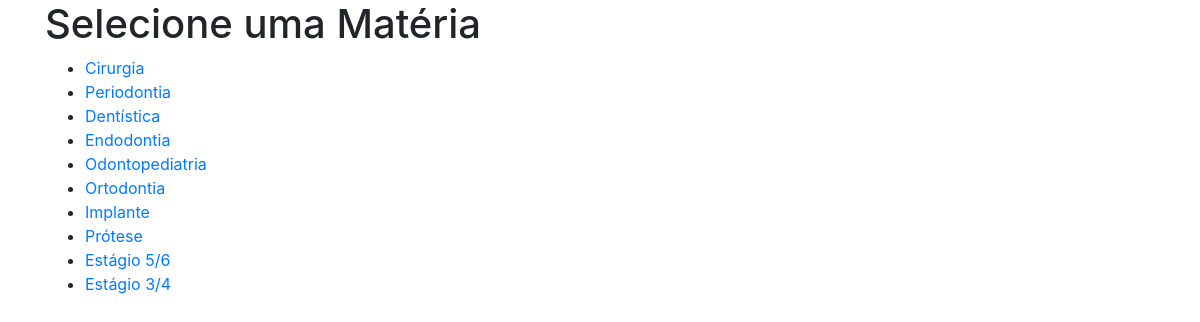
The page /prox_paciente.php?ra=101411 on the database its author committed.
### tables this page shows
CREATE TABLE Materia (
    ID INT PRIMARY KEY,
    NomeMateria VARCHAR(255)
);

### prox_paciente.php (the view, shortened to what this page needs)
<?php
require_once "bd/conexao.php";
$ra = $_GET['ra'];
$sql = "SELECT ID, NomeMateria FROM Materia";
$result = $conn->query($sql);
$matarias = array();
if ($result->num_rows > 0) {
    while ($row = $result->fetch_assoc()) {
        $matarias[] = $row;
    }
}
?>
<!DOCTYPE html>
<html lang="pt">
<head>
    <link rel="stylesheet" href="https://stackpath.bootstrapcdn.com/bootstrap/4.1.3/css/bootstrap.min.css">
</head>
<body>
    <div class="container">
        <h1>Selecione uma Matéria</h1>
        <ul>
            <?php foreach ($matarias as $materia) : ?>
                <li><a href="prox_paciente_2.php?ra=<?php echo $ra; ?>&materia_id=<?php echo $materia['ID']; ?>"><?php echo $materia['NomeMateria']; ?></a></li>
            <?php endforeach; ?>
        </ul>
    </div>
</body>
</html>

### rows shown on the page
materia: NomeMateria "Cirurgia"
materia: NomeMateria "Periodontia"
materia: NomeMateria "Dentística"
materia: NomeMateria "Endodontia"
materia: NomeMateria "Odontopediatria"
materia: NomeMateria "Ortodontia"
materia: NomeMateria "Implante"
materia: NomeMateria "Prótese"
materia: NomeMateria "Estágio 5/6"
materia: NomeMateria "Estágio 3/4"
